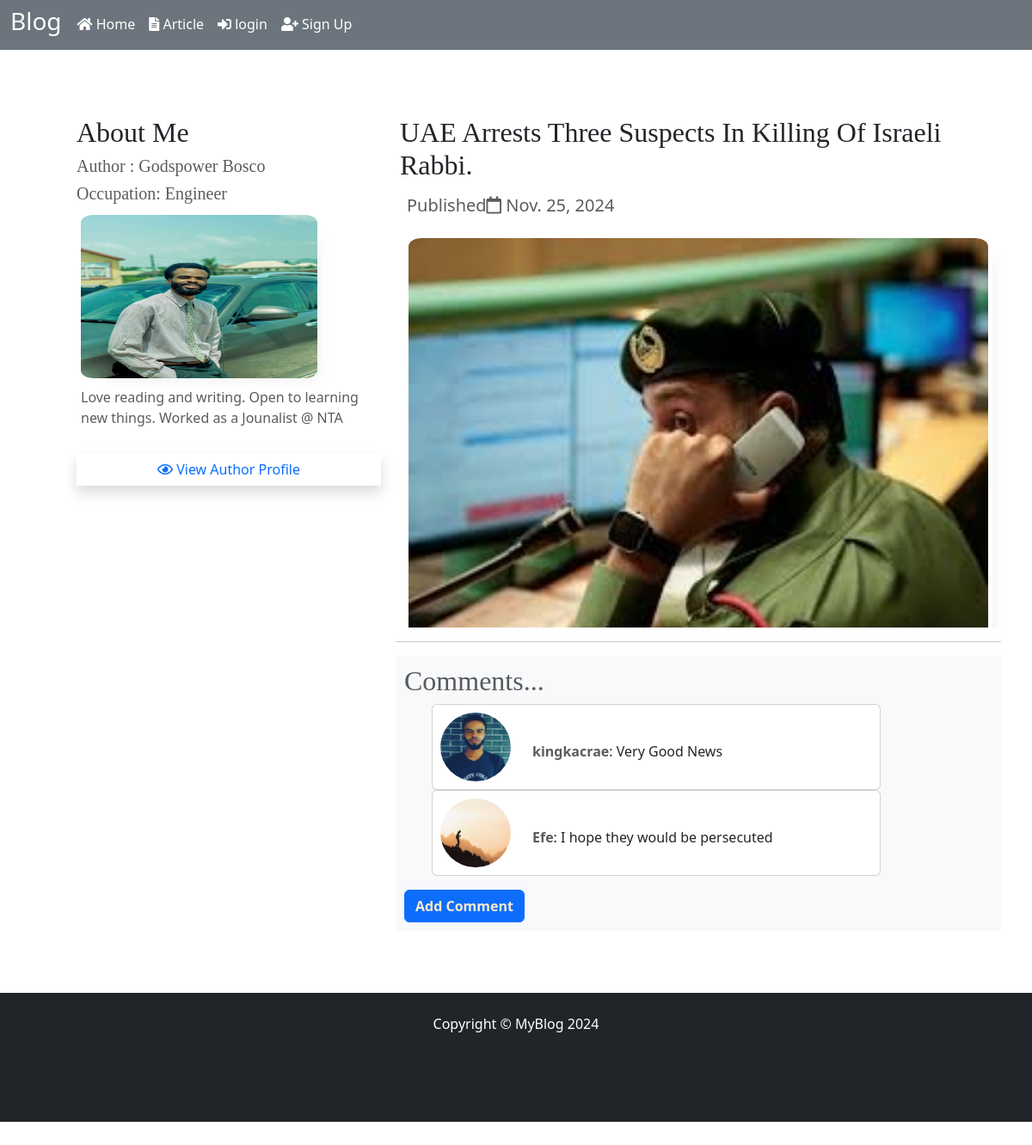
The app's page /myblog/Article/uae-arrests-three-suspects-in-killing-of-israeli with its own data.
### myblog/models.py (models this page shows, shortened)
class Post(models.Model):
    title = models.CharField(max_length=255)
    author = models.ForeignKey(User, related_name='author_posts', on_delete=models.CASCADE)
    dop = models.DateField(auto_now_add=True)
    excerpt = models.CharField(max_length=300)
    article = models.TextField(null =True, blank=True)
    featured_image = models.ImageField(upload_to='images/', null=True, blank=True)
    featured_video = models.FileField(upload_to='videos/', null= True, blank=True)
    likes= models.ManyToManyField(User, related_name='posts', blank=True)
    category = models.ForeignKey(Category, related_name="posts", on_delete=models.CASCADE)
    tags = models.ManyToManyField(Tag, related_name="posts", blank=True)
    slug = models.SlugField(unique=True)
    status = models.CharField(max_length=20, default='draft' , choices=[
        ('published','Published'),
        ('draft','Draft')
     ])
    is_trending = models.BooleanField(default=False)

class User(AbstractUser):
    is_admin = models.BooleanField('is_admin', default=False, blank=True)
    profile_picture = models.ImageField(default="images/default_user_icon.jpg", null=True, blank=True)
    bio = models.TextField(max_length=300, null=True, blank=True)
    role = models.CharField(max_length=20, default='user', choices=[('author','author'), ('user','user')], blank=True)
    job = models.CharField(max_length=255, null=True, blank=True)
    location = models.CharField(max_length=255, null=True, blank=True)
    slug = models.SlugField(max_length=100,unique=True)

class Comment(models.Model):
    post = models.ForeignKey(Post, related_name='comments', on_delete=models.CASCADE)
    user = models.ForeignKey(User, on_delete=models.CASCADE)
    comment_body = models.TextField(null=True)
    date = models.DateField(default=timezone.now)
    is_verified = models.BooleanField(default=False, blank=True)

### myblog/views.py (the view)
# urls.py: path('Article/<slug:slug>', views.singlepost, name ="article"),
def singlepost(request, slug):
    mypost = Post.objects.get(slug=slug)
    total_likes = mypost.likes.count()
    comments = Comment
    liked= False
    if mypost.likes.filter(id=request.user.id).exists():
        liked = True
    context={
        'mypost': mypost,
        'comments':comments,
        'total_likes': total_likes,
        'liked': liked
    }
    return render(request, 'blog/single_post.html', context)

### myblog/context_processors.py (called while the page is built)
def Notifications(request):
    if request.user.is_authenticated:
        unread_nofitications = request.user.notifications.filter(is_read=False)
        notifications = request.user.notifications.all().order_by('-timestamp')[:10]
        total_unread = unread_nofitications.count()
    else:
        notifications = []
        total_unread = 0
    context={
        'total_unread': total_unread,
        'notifications': notifications,
    }
    return context

### myblog/templates/blog/single_post.html (shortened to what this page needs)
{% extends 'blog/master.html' %}
{% load static %}
{% block content %}
<link rel="stylesheet" href="{% static 'blog/css/single_post.css' %}"/>
<div class="container mt-5">
    <div class="row">
      <div class="col-sm-4">
        <h2 class="text_style text-dark">About Me</h2>
        <h5 class="text_style text-muted ">Author : {{ mypost.author.first_name }} {{ mypost.author.last_name }}</h5>
        <h5 class="text_style text-muted ">Occupation: {{ mypost.author.job }}</h5>
        <div class="fakeimg">
          <img class="images" src="{{ mypost.author.profile_picture.url }}" alt="User-icon">
        </div>
        <p class="post_article text-muted">{{ mypost.author.bio }}</p>
        <p class="mt-4 text-capitalize text-center shadow" style="padding: 5px; border: 2px solid transparent ;"><a href="{% url 'view_profile' mypost.author.pk %}">
          <i class="far fa-eye "></i> view author profile</a>
        </p>
        <p class="post_article"></p>
      </div>
      <div class="col-sm-8">
        <div class="article_page">
          <h2 class="text_style text-capitalize text-dark">{{ mypost.title }}</h2>
          <h5 class="p-2 text-muted">Published<i class="far fa-calendar"></i> {{ mypost.dop }}</h5>
          <div class="fakeimg" >
            <img class="images" src="{{ mypost.featured_image.url }}" alt="User-icon" >
          </div>
        </div>
        <hr >
        <div class="comment bg-light">
          <h2 class="text_style text-muted "> Comments... </h2>
            <ul>
              {% if not mypost.comments.all %}
                <span class="text_style">No comments....</span><a href="{% url 'create_comment' mypost.pk %}"> Add Comment</a></span>
              {% else %}
                {% for comment in mypost.comments.all %}
                    <div class="card">
                      <img src="{{ comment.user.profile_picture.url }}" alt="User-icon" class="p-2">
                      <div class="card-body">
                        <p><strong class="text-gray-800 text-muted ">{{ comment.user.username }}</strong>: {{ comment.comment_body }}</p>
                      </div>
                    </div>
                {% endfor %}
              {% endif %}
            </ul>
            <a href="{% url 'create_comment' mypost.pk %}" class="btn btn-primary " style="color: blanchedalmond;"><b>Add Comment</b></a></span>
        </div>
      </div>
    </div>
  </div>
{% endblock %}

### myblog/static/blog/css/sidebar.css (style rules this page uses)
* { margin: 0; padding: 0; box-sizing: border-box; }

### myblog/static/blog/css/post.css (style rules this page uses)
* { box-sizing: border-box; }
a { text-decoration: none; }

### myblog/static/blog/css/single_post.css (style rules this page uses)
.col-sm-4 { padding: 5px; }
.article_page { padding: 5px; height: 600px; overflow-y: auto; }
.col-sm-4 .fakeimg { height: 200px; padding: 5px; }
.col-sm-8 .article_page .fakeimg { height: 500px; width: 100%; padding: 5px; }
.text_style { color:#173559; font-family:Cambria, Cochin, Georgia, Times, 'Times New Roman', serif; }
.post_article { padding: 5px; }
.col-sm-4 .fakeimg .images { width: 80%; height: 100%; max-height: 500px; max-height: 200px; border-radius: 5%; object-position: center; box-shadow: 1rem 1rem 1rem -1rem #a0a0a033; }
.col-sm-8 .article_page .fakeimg .images { height: 100%; width: 100%; padding: 5px; border-radius: 3%; object-position: center; box-shadow: 1rem 1rem 1rem -1rem #a0a0a033; }
.comment .card { display: flex; width: 80%; height: 100px; flex-direction: row; flex-wrap: nowrap; align-content: normal; justify-content: flex-start; align-items: flex-end; padding: auto; }
.card img { width: 100px; height: 100%; max-height: 100px; border-radius: 50%; border: 1px solid transparent; }
.comment { padding: 10px; max-height: 400px; overflow-y: auto; }

### records on screen
Post: author.first_name "Godspower", author.last_name "Bosco", author.job "Engineer", author.profile_picture (picture), author.bio "Love reading and writing. Open to learning new things. Worked as a Jounalist @ NTA", title "UAE Arrests Three Suspects In Killing Of Israeli Rabbi.", dop "Nov. 25, 2024", featured_image (picture)
Comment: user.profile_picture (picture), user.username "kingkacrae", comment_body "Very Good News"
Comment: user.profile_picture (picture), user.username "Efe", comment_body "I hope they would be persecuted"
